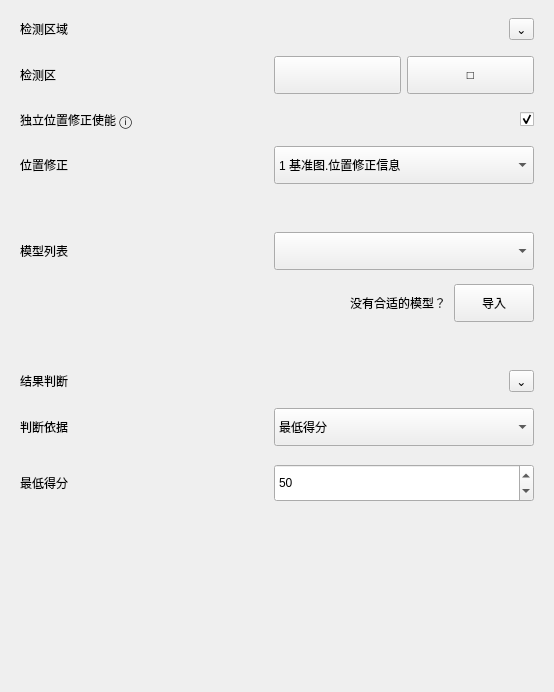
               <widget class="QWidget" name="classificationBasicContents">
                <property name="geometry">
                 <rect>
                  <x>0</x>
                  <y>0</y>
                  <width>554</width>
                  <height>692</height>
                 </rect>
                </property>
                <layout class="QVBoxLayout" name="verticalLayout_classificationBasicConfigCards">
                 <property name="spacing">
                  <number>12</number>
                 </property>
                 <property name="leftMargin">
                  <number>0</number>
                 </property>
                 <property name="topMargin">
                  <number>0</number>
                 </property>
                 <property name="rightMargin">
                  <number>0</number>
                 </property>
                 <property name="bottomMargin">
                  <number>0</number>
                 </property>
                 <item>
                  <widget class="QFrame" name="DetectionAreaCard">
                   <property name="frameShape">
                    <enum>QFrame::NoFrame</enum>
                   </property>
                   <property name="panelRole" stdset="0">
                    <string>configCard</string>
                   </property>
                   <layout class="QVBoxLayout" name="verticalLayout_DetectionArea">
                    <property name="spacing">
                     <number>16</number>
                    </property>
                    <property name="leftMargin">
                     <number>20</number>
                    </property>
                    <property name="topMargin">
                     <number>18</number>
                    </property>
                    <property name="rightMargin">
                     <number>20</number>
                    </property>
                    <property name="bottomMargin">
                     <number>18</number>
                    </property>
                    <item>
                     <layout class="QHBoxLayout" name="horizontalLayout_DetectionAreaTitleLabel_header">
                      <item>
                       <widget class="QLabel" name="DetectionAreaTitleLabel">
                        <property name="text">
                         <string>检测区域</string>
                        </property>
                        <property name="role" stdset="0">
                         <string>cardTitle</string>
                        </property>
                       </widget>
                      </item>
                      <item>
                       <spacer name="horizontalSpacer_DetectionAreaTitleLabel_header">
                        <property name="orientation">
                         <enum>Qt::Horizontal</enum>
                        </property>
                        <property name="sizeHint" stdset="0">
                         <size>
                          <width>40</width>
                          <height>20</height>
                         </size>
                        </property>
                       </spacer>
                      </item>
                      <item>
                       <widget class="QToolButton" name="DetectionCollapseButton">
                        <property name="text">
                         <string>⌄</string>
                        </property>
                        <property name="role" stdset="0">
                         <string>collapseCard</string>
                        </property>
                       </widget>
                      </item>
                     </layout>
                    </item>
                    <item>
                     <layout class="QHBoxLayout" name="horizontalLayout_region">
                      <property name="spacing">
                       <number>8</number>
                      </property>
                      <property name="leftMargin">
                       <number>0</number>
                      </property>
                      <property name="topMargin">
                       <number>0</number>
                      </property>
                      <property name="rightMargin">
                       <number>0</number>
                      </property>
                      <property name="bottomMargin">
                       <number>0</number>
                      </property>
                      <item>
                       <widget class="QLabel" name="regionLabel">
                        <property name="minimumSize">
                         <size>
                          <width>150</width>
                          <height>0</height>
                         </size>
                        </property>
                        <property name="text">
                         <string>检测区</string>
                        </property>
                        <property name="role" stdset="0">
                         <string>rowField</string>
                        </property>
                       </widget>
                      </item>
                      <item>
                       <widget class="QFrame" name="regionButtonsFrame">
                        <property name="minimumSize">
                         <size>
                          <width>260</width>
                          <height>38</height>
                         </size>
                        </property>
                        <property name="maximumSize">
                         <size>
                          <width>260</width>
                          <height>38</height>
                         </size>
                        </property>
                        <property name="panelRole" stdset="0">
                         <string>optionGroup</string>
                        </property>
                        <layout class="QHBoxLayout" name="horizontalLayout_regionButtons">
                         <property name="spacing">
                          <number>6</number>
                         </property>
                         <property name="leftMargin">
                          <number>0</number>
                         </property>
                         <property name="topMargin">
                          <number>0</number>
                         </property>
                         <property name="rightMargin">
                          <number>0</number>
                         </property>
                         <property name="bottomMargin">
                          <number>0</number>
                         </property>
                         <item>
                          <widget class="QToolButton" name="regionDrawButton">
                           <property name="sizePolicy">
                            <sizepolicy hsizetype="Preferred" vsizetype="Preferred">
                             <horstretch>0</horstretch>
                             <verstretch>0</verstretch>
                            </sizepolicy>
                           </property>
                           <property name="minimumSize">
                            <size>
                             <width>0</width>
                             <height>38</height>
                            </size>
                           </property>
                           <property name="icon">
                            <iconset resource="../resources/resources.qrc">
                             <normaloff>:/icons/fit.svg</normaloff>:/icons/fit.svg</iconset>
                           </property>
                           <property name="iconSize">
                            <size>
                             <width>22</width>
                             <height>22</height>
                            </size>
                           </property>
                           <property name="checkable">
                            <bool>true</bool>
                           </property>
                           <property name="actionRole" stdset="0">
                            <string>toolbarIcon</string>
                           </property>
                          </widget>
                         </item>
                         <item>
                          <widget class="QToolButton" name="regionRectButton">
                           <property name="sizePolicy">
                            <sizepolicy hsizetype="Preferred" vsizetype="Preferred">
                             <horstretch>0</horstretch>
                             <verstretch>0</verstretch>
                            </sizepolicy>
                           </property>
                           <property name="minimumSize">
                            <size>
                             <width>0</width>
                             <height>38</height>
                            </size>
                           </property>
                           <property name="text">
                            <string>□</string>
                           </property>
                           <property name="checkable">
                            <bool>true</bool>
                           </property>
                           <property name="actionRole" stdset="0">
                            <string>toolbarIcon</string>
                           </property>
                          </widget>
                         </item>
                        </layout>
                       </widget>
                      </item>
                     </layout>
                    </item>
                    <item>
                     <layout class="QHBoxLayout" name="horizontalLayout_positionEnable">
                      <property name="spacing">
                       <number>8</number>
                      </property>
                      <property name="leftMargin">
                       <number>0</number>
                      </property>
                      <property name="topMargin">
                       <number>0</number>
                      </property>
                      <property name="rightMargin">
                       <number>0</number>
                      </property>
                      <property name="bottomMargin">
                       <number>0</number>
                      </property>
                      <item>
                       <widget class="QLabel" name="positionEnableLabel">
                        <property name="minimumSize">
                         <size>
                          <width>260</width>
                          <height>0</height>
                         </size>
                        </property>
                        <property name="text">
                         <string>独立位置修正使能 ⓘ</string>
                        </property>
                        <property name="role" stdset="0">
                         <string>rowField</string>
                        </property>
                       </widget>
                      </item>
                      <item>
                       <spacer name="horizontalSpacer_horizontalLayout_positionEnable">
                        <property name="orientation">
                         <enum>Qt::Horizontal</enum>
                        </property>
                        <property name="sizeHint" stdset="0">
                         <size>
                          <width>40</width>
                          <height>20</height>
                         </size>
                        </property>
                       </spacer>
                      </item>
                      <item>
                       <widget class="QCheckBox" name="positionCorrectionSwitch">
                        <property name="text">
                         <string />
                        </property>
                        <property name="checked">
                         <bool>true</bool>
                        </property>
                       </widget>
                      </item>
                     </layout>
                    </item>
                    <item>
                     <layout class="QHBoxLayout" name="horizontalLayout_positionSource">
                      <property name="spacing">
                       <number>8</number>
                      </property>
                      <property name="leftMargin">
                       <number>0</number>
                      </property>
                      <property name="topMargin">
                       <number>0</number>
                      </property>
                      <property name="rightMargin">
                       <number>0</number>
                      </property>
                      <property name="bottomMargin">
                       <number>0</number>
                      </property>
                      <item>
                       <widget class="QLabel" name="positionSourceLabel">
                        <property name="minimumSize">
                         <size>
                          <width>150</width>
                          <height>0</height>
                         </size>
                        </property>
                        <property name="text">
                         <string>位置修正</string>
                        </property>
                        <property name="role" stdset="0">
                         <string>rowField</string>
                        </property>
                       </widget>
                      </item>
                      <item>
                       <spacer name="horizontalSpacer_horizontalLayout_positionSource">
                        <property name="orientation">
                         <enum>Qt::Horizontal</enum>
                        </property>
                        <property name="sizeHint" stdset="0">
                         <size>
                          <width>40</width>
                          <height>20</height>
                         </size>
                        </property>
                       </spacer>
                      </item>
                      <item>
                       <widget class="QComboBox" name="positionCorrectionComboBox">
                        <property name="minimumSize">
                         <size>
                          <width>260</width>
                          <height>38</height>
                         </size>
                        </property>
                        <item>
                         <property name="text">
                          <string>1 基准图.位置修正信息</string>
                         </property>
                        </item>
                       </widget>
                      </item>
                     </layout>
                    </item>
                   </layout>
                  </widget>
                 </item>
                 <item>
                  <widget class="QFrame" name="ModelListCard">
                   <property name="frameShape">
                    <enum>QFrame::NoFrame</enum>
                   </property>
                   <property name="panelRole" stdset="0">
                    <string>configCard</string>
                   </property>
                   <layout class="QVBoxLayout" name="verticalLayout_ModelList">
                    <property name="spacing">
                     <number>14</number>
                    </property>
                    <property name="leftMargin">
                     <number>20</number>
                    </property>
                    <property name="topMargin">
                     <number>18</number>
                    </property>
                    <property name="rightMargin">
                     <number>20</number>
                    </property>
                    <property name="bottomMargin">
                     <number>18</number>
                    </property>
                    <item>
                     <layout class="QHBoxLayout" name="horizontalLayout_Model">
                      <property name="spacing">
                       <number>8</number>
                      </property>
                      <property name="leftMargin">
                       <number>0</number>
                      </property>
                      <property name="topMargin">
                       <number>0</number>
                      </property>
                      <property name="rightMargin">
                       <number>0</number>
                      </property>
                      <property name="bottomMargin">
                       <number>0</number>
                      </property>
                      <item>
                       <widget class="QLabel" name="ModelListTitleLabel">
                        <property name="minimumSize">
                         <size>
                          <width>150</width>
                          <height>0</height>
                         </size>
                        </property>
                        <property name="text">
                         <string>模型列表</string>
                        </property>
                        <property name="role" stdset="0">
                         <string>cardTitle</string>
                        </property>
                       </widget>
                      </item>
                      <item>
                       <spacer name="horizontalSpacer_Model">
                        <property name="orientation">
                         <enum>Qt::Horizontal</enum>
                        </property>
                        <property name="sizeHint" stdset="0">
                         <size>
                          <width>40</width>
                          <height>20</height>
                         </size>
                        </property>
                       </spacer>
                      </item>
                      <item>
                       <widget class="QComboBox" name="modelComboBox">
                        <property name="minimumSize">
                         <size>
                          <width>260</width>
                          <height>38</height>
                         </size>
                        </property>
                       </widget>
                      </item>
                     </layout>
                    </item>
                    <item>
                     <layout class="QHBoxLayout" name="horizontalLayout_ImportModel">
                      <property name="spacing">
                       <number>8</number>
                      </property>
                      <property name="leftMargin">
                       <number>0</number>
                      </property>
                      <property name="topMargin">
                       <number>0</number>
                      </property>
                      <property name="rightMargin">
                       <number>0</number>
                      </property>
                      <property name="bottomMargin">
                       <number>0</number>
                      </property>
                      <item>
                       <spacer name="horizontalSpacer_ImportModelLeft">
                        <property name="orientation">
                         <enum>Qt::Horizontal</enum>
                        </property>
                        <property name="sizeHint" stdset="0">
                         <size>
                          <width>150</width>
                          <height>20</height>
                         </size>
                        </property>
                       </spacer>
                      </item>
                      <item>
                       <widget class="QLabel" name="modelHintLabel">
                        <property name="text">
                         <string>没有合适的模型？</string>
                        </property>
                        <property name="role" stdset="0">
                         <string>cardHint</string>
                        </property>
                       </widget>
                      </item>
                      <item>
                       <widget class="QPushButton" name="importModelButton">
                        <property name="minimumSize">
                         <size>
                          <width>78</width>
                          <height>38</height>
                         </size>
                        </property>
                        <property name="text">
                         <string>导入</string>
                        </property>
                       </widget>
                      </item>
                     </layout>
                    </item>
                   </layout>
                  </widget>
                 </item>
                 <item>
                  <widget class="QFrame" name="ResultJudgeCard">
                   <property name="frameShape">
                    <enum>QFrame::NoFrame</enum>
                   </property>
                   <property name="panelRole" stdset="0">
                    <string>configCard</string>
                   </property>
                   <layout class="QVBoxLayout" name="verticalLayout_ResultJudge">
                    <property name="spacing">
                     <number>16</number>
                    </property>
                    <property name="leftMargin">
                     <number>20</number>
                    </property>
                    <property name="topMargin">
                     <number>18</number>
                    </property>
                    <property name="rightMargin">
                     <number>20</number>
                    </property>
                    <property name="bottomMargin">
                     <number>18</number>
                    </property>
                    <item>
                     <layout class="QHBoxLayout" name="horizontalLayout_ResultJudgeTitleLabel_header">
                      <item>
                       <widget class="QLabel" name="ResultJudgeTitleLabel">
                        <property name="text">
                         <string>结果判断</string>
                        </property>
                        <property name="role" stdset="0">
                         <string>cardTitle</string>
                        </property>
                       </widget>
                      </item>
                      <item>
                       <spacer name="horizontalSpacer_ResultJudgeTitleLabel_header">
                        <property name="orientation">
                         <enum>Qt::Horizontal</enum>
                        </property>
                        <property name="sizeHint" stdset="0">
                         <size>
                          <width>40</width>
                          <height>20</height>
                         </size>
                        </property>
                       </spacer>
                      </item>
                      <item>
                       <widget class="QToolButton" name="ResultCollapseButton">
                        <property name="text">
                         <string>⌄</string>
                        </property>
                        <property name="role" stdset="0">
                         <string>collapseCard</string>
                        </property>
                       </widget>
                      </item>
                     </layout>
                    </item>
                    <item>
                     <layout class="QHBoxLayout" name="horizontalLayout_ResultBasis">
                      <property name="spacing">
                       <number>8</number>
                      </property>
                      <property name="leftMargin">
                       <number>0</number>
                      </property>
                      <property name="topMargin">
                       <number>0</number>
                      </property>
                      <property name="rightMargin">
                       <number>0</number>
                      </property>
                      <property name="bottomMargin">
                       <number>0</number>
                      </property>
                      <item>
                       <widget class="QLabel" name="ResultBasisLabel">
                        <property name="minimumSize">
                         <size>
                          <width>150</width>
                          <height>0</height>
                         </size>
                        </property>
                        <property name="text">
                         <string>判断依据</string>
                        </property>
                        <property name="role" stdset="0">
                         <string>rowField</string>
                        </property>
                       </widget>
                      </item>
                      <item>
                       <spacer name="horizontalSpacer_horizontalLayout_ResultBasis">
                        <property name="orientation">
                         <enum>Qt::Horizontal</enum>
                        </property>
                        <property name="sizeHint" stdset="0">
                         <size>
                          <width>40</width>
                          <height>20</height>
                         </size>
                        </property>
                       </spacer>
                      </item>
                      <item>
                       <widget class="QComboBox" name="resultBasisComboBox">
                        <property name="minimumSize">
                         <size>
                          <width>260</width>
                          <height>38</height>
                         </size>
                        </property>
                        <item>
                         <property name="text">
                          <string>最低得分</string>
                         </property>
                        </item>
                        <item>
                         <property name="text">
                          <string>类别判断</string>
                         </property>
                        </item>
                       </widget>
                      </item>
                     </layout>
                    </item>
                    <item>
                     <widget class="QStackedWidget" name="resultBasisStackedWidget">
                      <property name="currentIndex">
                       <number>0</number>
                      </property>
                      <widget class="QWidget" name="ScoreBasisPage">
                       <layout class="QHBoxLayout" name="horizontalLayout_ScoreBasis">
                        <property name="spacing">
                         <number>8</number>
                        </property>
                        <property name="leftMargin">
                         <number>0</number>
                        </property>
                        <property name="topMargin">
                         <number>0</number>
                        </property>
                        <property name="rightMargin">
                         <number>0</number>
                        </property>
                        <property name="bottomMargin">
                         <number>0</number>
                        </property>
                        <item>
                         <widget class="QLabel" name="ScoreBasisLabel">
                          <property name="minimumSize">
                           <size>
                            <width>150</width>
                            <height>0</height>
                           </size>
                          </property>
                          <property name="text">
                           <string>最低得分</string>
                          </property>
                          <property name="role" stdset="0">
                           <string>rowField</string>
                          </property>
                         </widget>
                        </item>
                        <item>
                         <spacer name="horizontalSpacer_ScoreBasis">
                          <property name="orientation">
                           <enum>Qt::Horizontal</enum>
                          </property>
                          <property name="sizeHint" stdset="0">
                           <size>
                            <width>40</width>
                            <height>20</height>
                           </size>
                          </property>
                         </spacer>
                        </item>
                        <item>
                         <widget class="QSpinBox" name="minScoreSpinBox">
                          <property name="minimumSize">
                           <size>
                            <width>260</width>
                            <height>38</height>
                           </size>
                          </property>
                          <property name="minimum">
                           <number>1</number>
                          </property>
                          <property name="maximum">
                           <number>100</number>
                          </property>
                          <property name="value">
                           <number>50</number>
                          </property>
                         </widget>
                        </item>
                       </layout>
                      </widget>
                      <widget class="QWidget" name="CategoryBasisPage">
                       <layout class="QHBoxLayout" name="horizontalLayout_CategoryBasis">
                        <property name="spacing">
                         <number>8</number>
                        </property>
                        <property name="leftMargin">
                         <number>0</number>
                        </property>
                        <property name="topMargin">
                         <number>0</number>
                        </property>
                        <property name="rightMargin">
                         <number>0</number>
                        </property>
                        <property name="bottomMargin">
                         <number>0</number>
                        </property>
                        <item>
                         <widget class="QLabel" name="CategoryBasisLabel">
                          <property name="minimumSize">
                           <size>
                            <width>150</width>
                            <height>0</height>
                           </size>
                          </property>
                          <property name="text">
                           <string>类别</string>
                          </property>
                          <property name="role" stdset="0">
                           <string>rowField</string>
                          </property>
                         </widget>
                        </item>
                        <item>
                         <spacer name="horizontalSpacer_CategoryBasis">
                          <property name="orientation">
                           <enum>Qt::Horizontal</enum>
                          </property>
                          <property name="sizeHint" stdset="0">
                           <size>
                            <width>40</width>
                            <height>20</height>
                           </size>
                          </property>
                         </spacer>
                        </item>
                        <item>
                         <widget class="QLineEdit" name="categoryLineEdit">
                          <property name="minimumSize">
                           <size>
                            <width>260</width>
                            <height>38</height>
                           </size>
                          </property>
                          <property name="text">
                           <string>1</string>
                          </property>
                         </widget>
                        </item>
                       </layout>
                      </widget>
                     </widget>
                    </item>
                   </layout>
                  </widget>
                 </item>
                 <item>
                  <spacer name="verticalSpacer_classificationBasicContents">
                   <property name="orientation">
                    <enum>Qt::Vertical</enum>
                   </property>
                   <property name="sizeHint" stdset="0">
                    <size>
                     <width>20</width>
                     <height>40</height>
                    </size>
                   </property>
                  </spacer>
                 </item>
                </layout>
               </widget>
